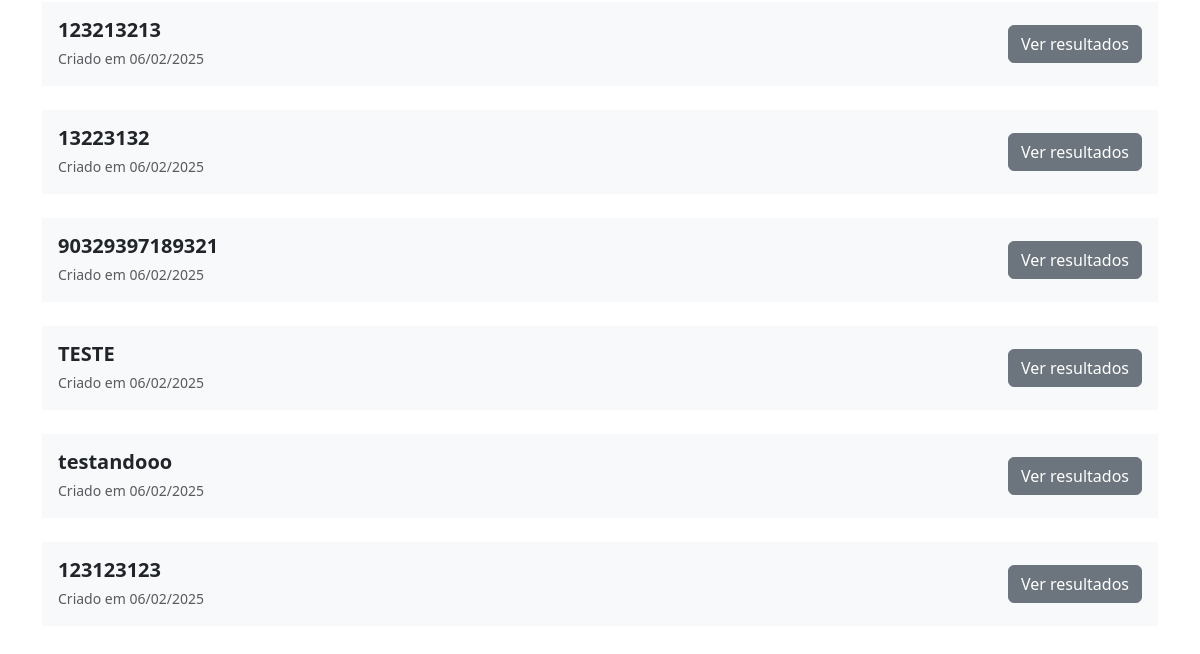
/professor/enquetes (signed in, lower part), run on an earlier commit of the app's database.
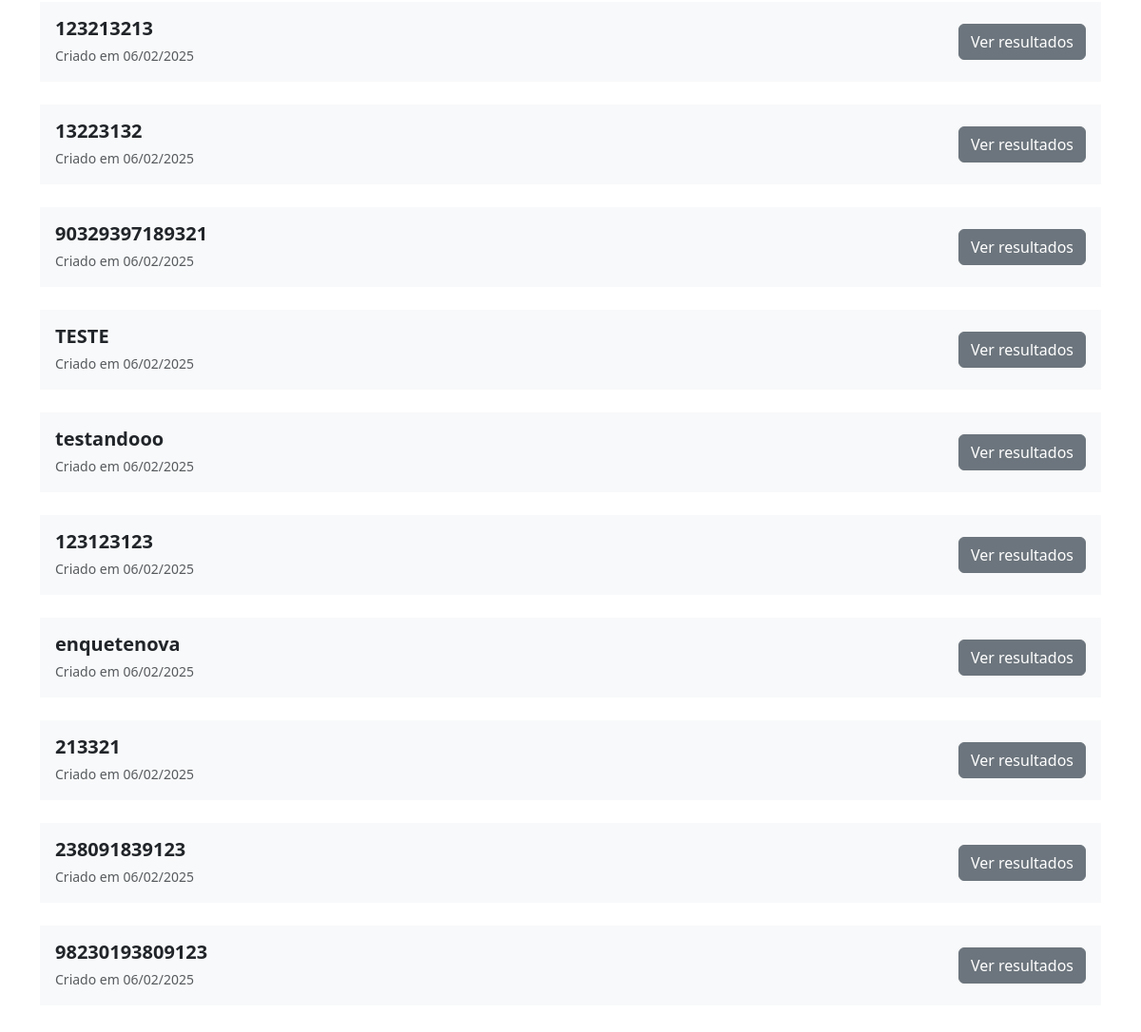
And on a later commit of the database.
### tables this page shows
CREATE TABLE enquetes (
      id INTEGER PRIMARY KEY AUTOINCREMENT,           -- Chave primária com auto incremento
      titulo TEXT NOT NULL,                           -- Coluna 'titulo' para armazenar o título da enquete
      perguntas TEXT,                                 -- Coluna 'perguntas' para armazenar os IDs das perguntas como string
      criado_em TIMESTAMP DEFAULT CURRENT_TIMESTAMP   -- Coluna 'criado_em' com timestamp de criação
    );

### routes.py (the view, shortened to what this page needs)
@login_required
def professor_enquetes():
  if request.method == 'GET':
    enquetes = db.recuperar_enquetes()
    return render_template('professor/enquetes.html', enquetes=enquetes)

### app.py (called while the page is built)
@login_manager.user_loader
def load_user(user_id):
  return db.recuperar_usuario(user_id)

@app.before_request
def inicializa_banco():
  db.inicializa_o_banco()

### database.py (called while the page is built)
  def _connect(self):
    return sqlite3.connect(self.db_name)

  def recuperar_usuario(self, id):
    conn = self._connect()
    cursor = conn.cursor()
    cursor.execute('SELECT id, email, nome FROM usuarios WHERE id = ?', (id,))
    usuario = cursor.fetchone()
    conn.close()
    if usuario:
      return User(usuario[0], usuario[1], usuario[2])
    else:
      return None

  def recuperar_enquetes(self):
    try:
      conn = self._connect()
      cursor = conn.cursor()
      cursor.execute('SELECT * FROM enquetes')
      enquetes = cursor.fetchall()
      enquetes = [{'id': enquete[0],
                  'titulo': enquete[1],
                  'perguntas': enquete[2],
                  'criado_em': datetime.strptime(enquete[3], '%Y-%m-%d %H:%M:%S').strftime('%d/%m/%Y')}
                  for enquete in enquetes]
      conn.close()
      return enquetes
    except Exception as e:
      flash('Erro ao buscar enquetes: ' + str(e))
      return []

### templates/professor/enquetes.html (shortened to what this page needs)
{% extends "index.html" %}
{% block content %}
  <div class="container py-5">
    <div class="mt-4">
      {% for enquete in enquetes %}
        <div class="bg-light p-3 d-flex justify-content-between align-items-center mt-4">
          <div>
            <h5 class="mb-0"><strong>{{ enquete.titulo }}</strong></h5>
            <div class="text-muted pt-1">
              <small>Criado em {{ enquete.criado_em }}</small>
            </div>
          </div>
          <a href="#" class="btn btn-secondary">Ver resultados</a>
        </div>
      {% endfor %}
    </div>
  </div>
{% endblock %}

### templates/index.html (shortened to what this page needs)
<!doctype html>
<html lang="en">
  <head>
    {% block head %}
      {% block styles %}
        <link rel="stylesheet" type="text/css" href="{{url_for('static', filename='css/bootstrap.min.css')}}">
        <link rel="stylesheet" type="text/css" href="{{url_for('static', filename='css/styles.css')}}">
      {% endblock %}
    {% endblock %}
  </head>
  <body>
    {% block content %}{% endblock %}
  </body>
</html>

### static/css/styles.css (style rules this page uses)
body, html { width: 100%; height: 100%; }

What changed in the data, as far as the page shows it:
added enquetes: titulo "enquetenova", criado_em "06/02/2025"
added enquetes: titulo "213321", criado_em "06/02/2025"
added enquetes: titulo "238091839123", criado_em "06/02/2025"
added enquetes: titulo "98230193809123", criado_em "06/02/2025"
